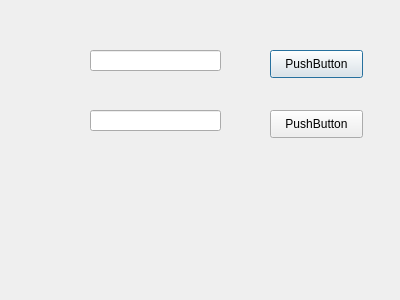
<?xml version="1.0" encoding="UTF-8"?>
<ui version="4.0">
 <class>Login_Dialog</class>
 <widget class="QDialog" name="Login_Dialog">
  <property name="geometry">
   <rect>
    <x>0</x>
    <y>0</y>
    <width>400</width>
    <height>300</height>
   </rect>
  </property>
  <property name="windowTitle">
   <string>Dialog</string>
  </property>
  <widget class="QPushButton" name="pushButton">
   <property name="geometry">
    <rect>
     <x>270</x>
     <y>50</y>
     <width>93</width>
     <height>28</height>
    </rect>
   </property>
   <property name="text">
    <string>PushButton</string>
   </property>
  </widget>
  <widget class="QPushButton" name="pushButton_2">
   <property name="geometry">
    <rect>
     <x>270</x>
     <y>110</y>
     <width>93</width>
     <height>28</height>
    </rect>
   </property>
   <property name="text">
    <string>PushButton</string>
   </property>
  </widget>
  <widget class="QLineEdit" name="lineEdit">
   <property name="geometry">
    <rect>
     <x>90</x>
     <y>50</y>
     <width>131</width>
     <height>21</height>
    </rect>
   </property>
  </widget>
  <widget class="QLineEdit" name="lineEdit_2">
   <property name="geometry">
    <rect>
     <x>90</x>
     <y>110</y>
     <width>131</width>
     <height>21</height>
    </rect>
   </property>
  </widget>
 </widget>
 <resources/>
 <connections/>
</ui>
